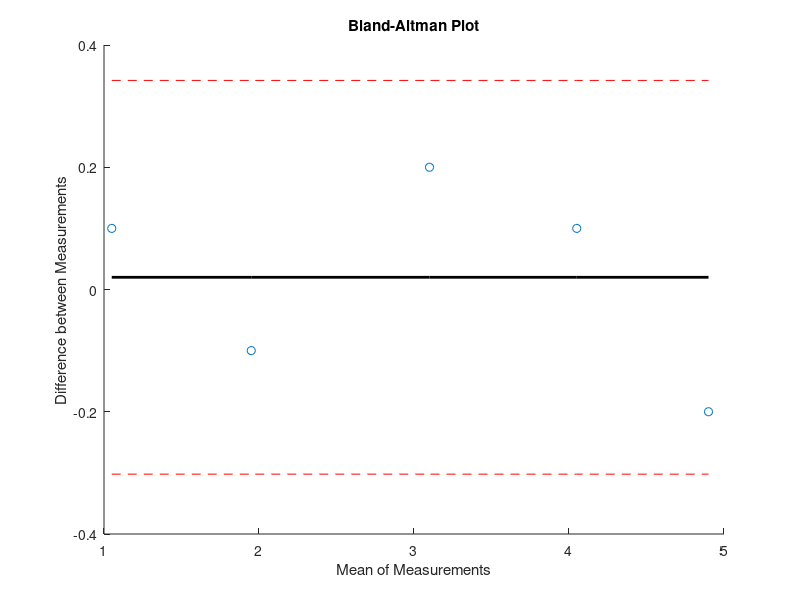

Source code (MATLAB):
function blandaltmanplot(data1, data2)

if nargin == 0
    % Example data
    data1 = [1, 2, 3, 4, 5];
    data2 = [1.1, 1.9, 3.2, 4.1, 4.8];
end

% Calculate means and differences
means = (data1 + data2) / 2;
differences = data2 - data1;

% Calculate average difference and limits of agreement
avg_diff = mean(differences);
loa = std(differences) * 1.96;

% Create the plot
figure;
scatter(means, differences);
hold on;
plot(means, avg_diff * ones(size(means)), 'k', 'LineWidth', 2); % Average line
plot(means, (avg_diff + loa) * ones(size(means)), 'r--'); % Upper limit of agreement
plot(means, (avg_diff - loa) * ones(size(means)), 'r--'); % Lower limit of agreement
hold off;

% Label the plot
xlabel('Mean of Measurements');
ylabel('Difference between Measurements');
title('Bland-Altman Plot');
